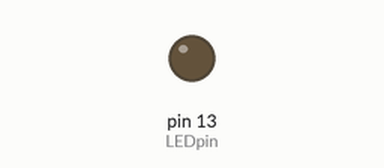
Simulated run of this sketch. Board: Arduino Uno, built with avr-gcc and run on an emulated ATmega328P. Parts: output pins drawn as LEDs (lit = HIGH).

Above: at 0.1 s.
At 1.4 s:
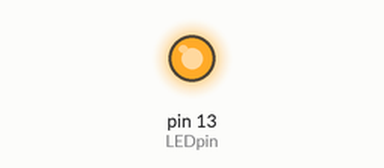
Timing chart, 0 to 2.9 s (numbered marks = the images above):
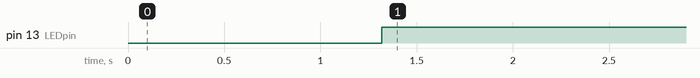

Measured:
- by itself, pin 13 (LEDpin): LOW → HIGH at 1.3 s

The sketch:

sketch_feb15a.ino
```cpp
/* Heartbeat2
 *   Paul Badger 2009
 *   Demonstates how to use an array with millis to achieve irregular rhythms
 *   This function has no delays but it may leave the LEDpin / LED in
 *   the ON state, if the user stops calling it. Hence the "stopHeatbeat()" function
 */

long heartBeatArray[] = {
    50, 100, 15, 1200};
int hbeatIndex = 1;    // this initialization is not important
long prevMillis;

int LEDpin = 13;

int fadeInIterator = 100;
int fadeOutIterator = 10;
int currentBrightness = 0;

void setup()
{
    Serial.begin(9600);
    pinMode(LEDpin, OUTPUT);
}

void loop()
{
    heartBeat(1.0);     // try changing parameter
}

void heartBeat(float tempo){
    if ((millis() - prevMillis) > (long)(heartBeatArray[hbeatIndex] * tempo)){
        hbeatIndex++;
        if (hbeatIndex > 3) hbeatIndex = 0;

        if ((hbeatIndex % 2) == 0){     // modulo 2 operator will be true on even counts
            currentBrightness += fadeInIterator;
            if (currentBrightness > 255) {
              currentBrightness = 255;
            }
            analogWrite(LEDpin, currentBrightness);
        }
        else{
            currentBrightness -= fadeOutIterator;
            if (currentBrightness < 0) {
              currentBrightness = 0;
            }
            analogWrite(LEDpin, currentBrightness);
        }
        //  Serial.println(hbeatIndex);
        prevMillis = millis();
    }
}


void stopHeatbeat(){
    digitalWrite(LEDpin, LOW);
}
```
